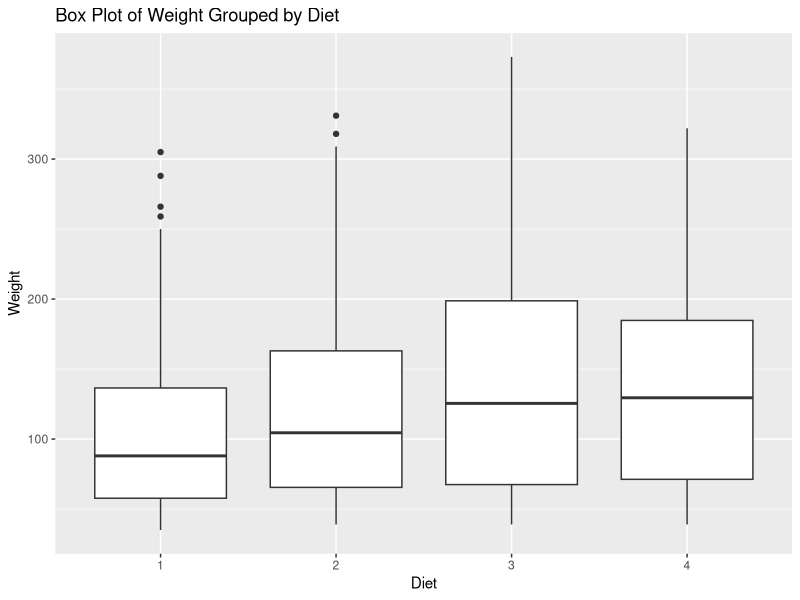
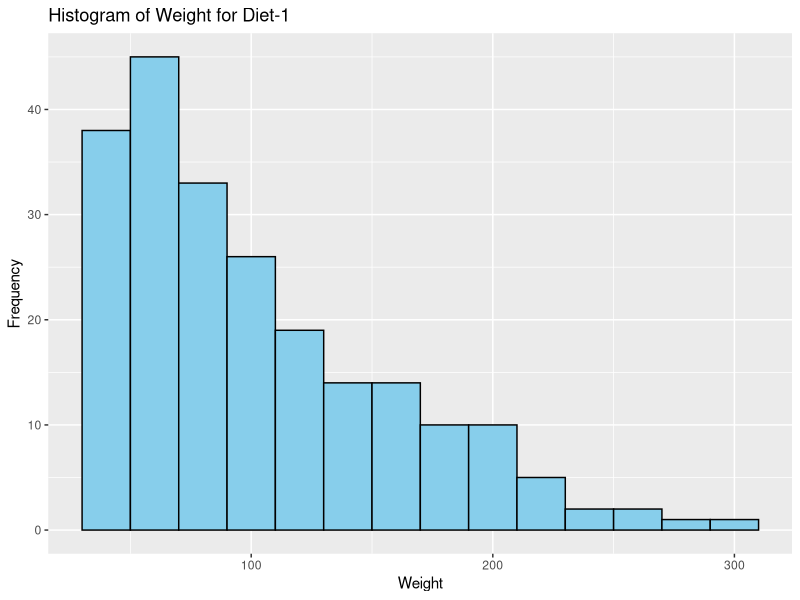
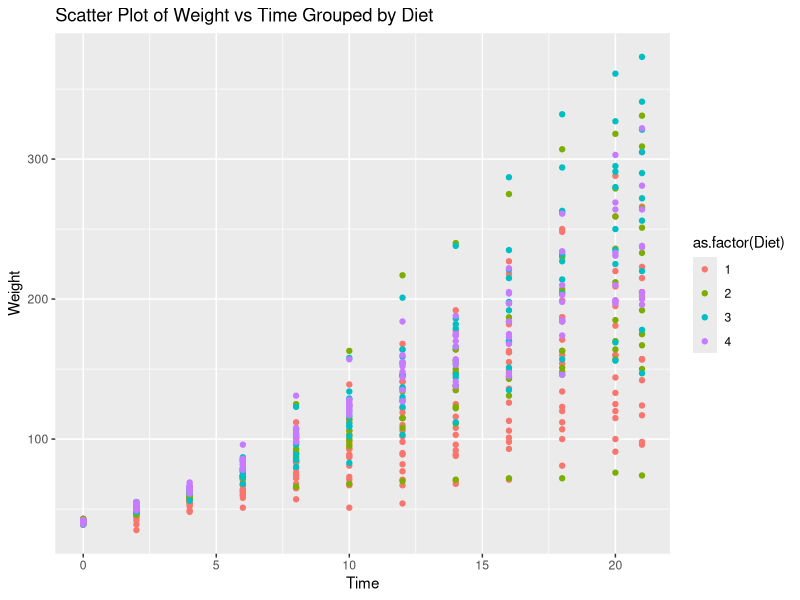

Generate these figures, in order, with R:
# Load the required libraries
library(ggplot2)
library(dplyr)

# Load the ChickWeight dataset
data(ChickWeight)

# (a) Create Box plot for "weight" grouped by "Diet"
boxplot_plot <- ggplot(ChickWeight, aes(x = as.factor(Diet), y = weight)) +
  geom_boxplot() +
  labs(title = "Box Plot of Weight Grouped by Diet", x = "Diet", y = "Weight")

# (b) Create Histogram for "weight" features belong to Diet-1 category
histogram_plot <- ChickWeight %>%
  filter(Diet == 1) %>%
  ggplot(aes(x = weight)) +
  geom_histogram(binwidth = 20, fill = "skyblue", color = "black") +
  labs(title = "Histogram of Weight for Diet-1", x = "Weight", y = "Frequency")

# (c) Create Scatter plot for "weight" vs "Time" grouped by Diet
scatter_plot <- ggplot(ChickWeight, aes(x = Time, y = weight, color = as.factor(Diet))) +
  geom_point() +
  labs(title = "Scatter Plot of Weight vs Time Grouped by Diet", x = "Time", y = "Weight")

# Display the plots
print(boxplot_plot)
print(histogram_plot)
print(scatter_plot)
